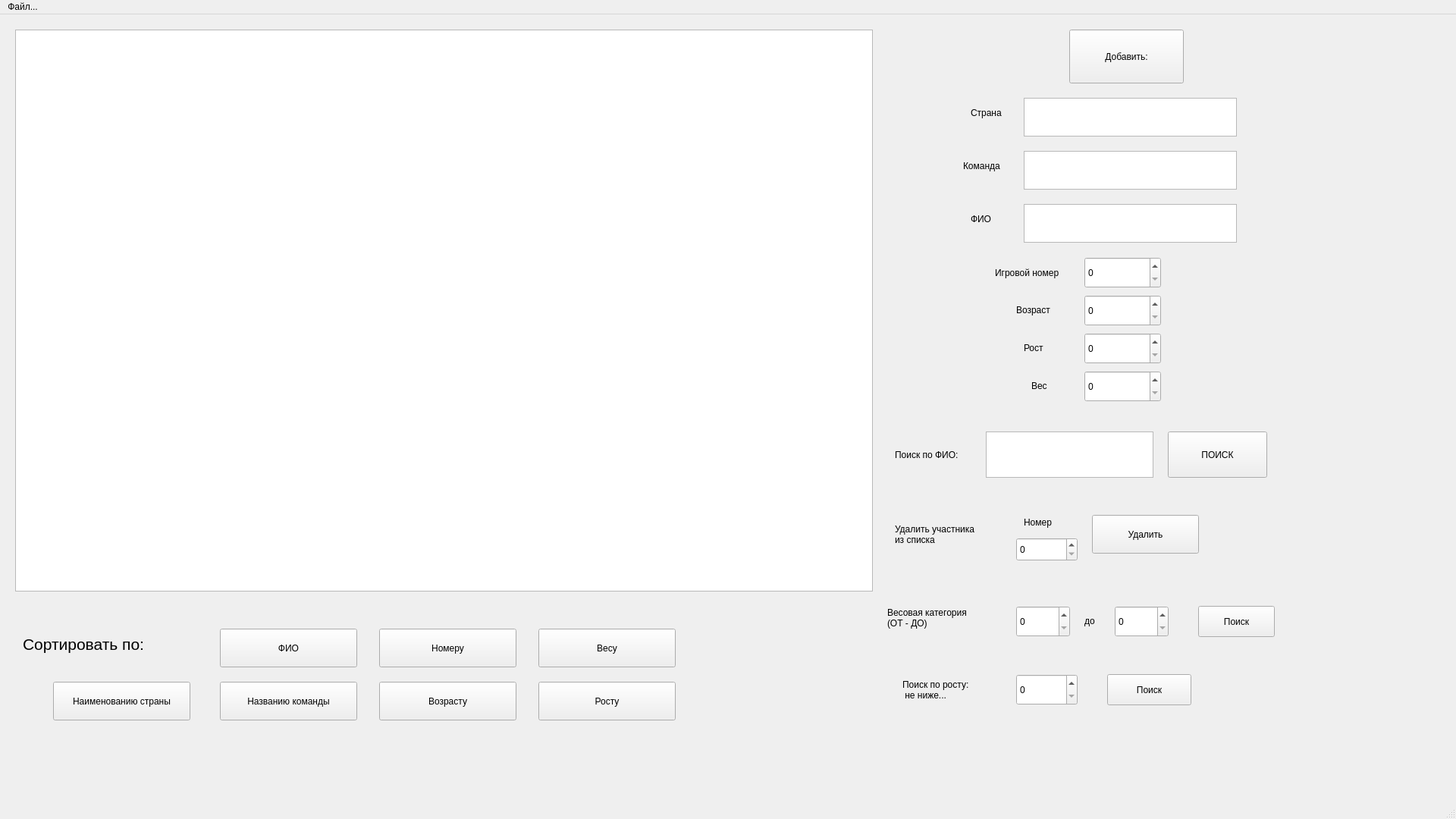
<?xml version="1.0" encoding="UTF-8"?>
<ui version="4.0">
 <class>MainWindow</class>
 <widget class="QMainWindow" name="MainWindow">
  <property name="geometry">
   <rect>
    <x>0</x>
    <y>0</y>
    <width>1920</width>
    <height>1080</height>
   </rect>
  </property>
  <property name="windowTitle">
   <string>MainWindow</string>
  </property>
  <widget class="QWidget" name="centralwidget">
   <widget class="QTableWidget" name="tableWidget">
    <property name="geometry">
     <rect>
      <x>20</x>
      <y>20</y>
      <width>1131</width>
      <height>741</height>
     </rect>
    </property>
    <property name="selectionMode">
     <enum>QAbstractItemView::NoSelection</enum>
    </property>
    <attribute name="horizontalHeaderCascadingSectionResizes">
     <bool>false</bool>
    </attribute>
    <attribute name="horizontalHeaderDefaultSectionSize">
     <number>300</number>
    </attribute>
   </widget>
   <widget class="QPushButton" name="pushButton">
    <property name="geometry">
     <rect>
      <x>1410</x>
      <y>20</y>
      <width>151</width>
      <height>71</height>
     </rect>
    </property>
    <property name="text">
     <string>Добавить:</string>
    </property>
   </widget>
   <widget class="QTextEdit" name="textEdit">
    <property name="geometry">
     <rect>
      <x>1350</x>
      <y>110</y>
      <width>281</width>
      <height>51</height>
     </rect>
    </property>
   </widget>
   <widget class="QTextEdit" name="textEdit_2">
    <property name="geometry">
     <rect>
      <x>1350</x>
      <y>180</y>
      <width>281</width>
      <height>51</height>
     </rect>
    </property>
   </widget>
   <widget class="QTextEdit" name="textEdit_3">
    <property name="geometry">
     <rect>
      <x>1350</x>
      <y>250</y>
      <width>281</width>
      <height>51</height>
     </rect>
    </property>
   </widget>
   <widget class="QSpinBox" name="spinBox">
    <property name="geometry">
     <rect>
      <x>1430</x>
      <y>320</y>
      <width>101</width>
      <height>41</height>
     </rect>
    </property>
    <property name="maximum">
     <number>1000</number>
    </property>
   </widget>
   <widget class="QSpinBox" name="spinBox_2">
    <property name="geometry">
     <rect>
      <x>1430</x>
      <y>370</y>
      <width>101</width>
      <height>41</height>
     </rect>
    </property>
    <property name="maximum">
     <number>150</number>
    </property>
   </widget>
   <widget class="QSpinBox" name="spinBox_3">
    <property name="geometry">
     <rect>
      <x>1430</x>
      <y>420</y>
      <width>101</width>
      <height>41</height>
     </rect>
    </property>
    <property name="maximum">
     <number>300</number>
    </property>
   </widget>
   <widget class="QSpinBox" name="spinBox_4">
    <property name="geometry">
     <rect>
      <x>1430</x>
      <y>470</y>
      <width>101</width>
      <height>41</height>
     </rect>
    </property>
    <property name="maximum">
     <number>200</number>
    </property>
   </widget>
   <widget class="QLabel" name="label">
    <property name="geometry">
     <rect>
      <x>1280</x>
      <y>120</y>
      <width>63</width>
      <height>20</height>
     </rect>
    </property>
    <property name="text">
     <string>Страна</string>
    </property>
   </widget>
   <widget class="QLabel" name="label_2">
    <property name="geometry">
     <rect>
      <x>1270</x>
      <y>190</y>
      <width>63</width>
      <height>20</height>
     </rect>
    </property>
    <property name="text">
     <string>Команда</string>
    </property>
   </widget>
   <widget class="QLabel" name="label_3">
    <property name="geometry">
     <rect>
      <x>1280</x>
      <y>260</y>
      <width>63</width>
      <height>20</height>
     </rect>
    </property>
    <property name="text">
     <string>ФИО</string>
    </property>
   </widget>
   <widget class="QLabel" name="label_4">
    <property name="geometry">
     <rect>
      <x>1312</x>
      <y>330</y>
      <width>111</width>
      <height>21</height>
     </rect>
    </property>
    <property name="text">
     <string>Игровой номер</string>
    </property>
   </widget>
   <widget class="QLabel" name="label_5">
    <property name="geometry">
     <rect>
      <x>1340</x>
      <y>380</y>
      <width>63</width>
      <height>20</height>
     </rect>
    </property>
    <property name="text">
     <string>Возраст</string>
    </property>
   </widget>
   <widget class="QLabel" name="label_6">
    <property name="geometry">
     <rect>
      <x>1350</x>
      <y>430</y>
      <width>63</width>
      <height>20</height>
     </rect>
    </property>
    <property name="text">
     <string>Рост</string>
    </property>
   </widget>
   <widget class="QLabel" name="label_7">
    <property name="geometry">
     <rect>
      <x>1360</x>
      <y>480</y>
      <width>63</width>
      <height>20</height>
     </rect>
    </property>
    <property name="text">
     <string>Вес</string>
    </property>
   </widget>
   <widget class="QLabel" name="label_8">
    <property name="geometry">
     <rect>
      <x>1180</x>
      <y>550</y>
      <width>111</width>
      <height>61</height>
     </rect>
    </property>
    <property name="text">
     <string>Поиск по ФИО:</string>
    </property>
   </widget>
   <widget class="QTextEdit" name="textEdit_4">
    <property name="geometry">
     <rect>
      <x>1300</x>
      <y>550</y>
      <width>221</width>
      <height>61</height>
     </rect>
    </property>
   </widget>
   <widget class="QPushButton" name="pushButton_2">
    <property name="geometry">
     <rect>
      <x>1540</x>
      <y>550</y>
      <width>131</width>
      <height>61</height>
     </rect>
    </property>
    <property name="text">
     <string>ПОИСК</string>
    </property>
   </widget>
   <widget class="QLabel" name="label_9">
    <property name="geometry">
     <rect>
      <x>1180</x>
      <y>660</y>
      <width>131</width>
      <height>51</height>
     </rect>
    </property>
    <property name="text">
     <string>Удалить участника
из списка</string>
    </property>
   </widget>
   <widget class="QSpinBox" name="spinBox_5">
    <property name="geometry">
     <rect>
      <x>1340</x>
      <y>690</y>
      <width>81</width>
      <height>31</height>
     </rect>
    </property>
    <property name="maximum">
     <number>1000</number>
    </property>
   </widget>
   <widget class="QPushButton" name="pushButton_3">
    <property name="geometry">
     <rect>
      <x>1440</x>
      <y>660</y>
      <width>141</width>
      <height>51</height>
     </rect>
    </property>
    <property name="text">
     <string>Удалить</string>
    </property>
   </widget>
   <widget class="QLabel" name="label_10">
    <property name="geometry">
     <rect>
      <x>1350</x>
      <y>660</y>
      <width>63</width>
      <height>20</height>
     </rect>
    </property>
    <property name="text">
     <string>Номер</string>
    </property>
   </widget>
   <widget class="QLabel" name="label_11">
    <property name="geometry">
     <rect>
      <x>1170</x>
      <y>760</y>
      <width>141</width>
      <height>71</height>
     </rect>
    </property>
    <property name="text">
     <string>Весовая категория
(ОТ - ДО)</string>
    </property>
   </widget>
   <widget class="QSpinBox" name="spinBox_6">
    <property name="geometry">
     <rect>
      <x>1340</x>
      <y>780</y>
      <width>71</width>
      <height>41</height>
     </rect>
    </property>
    <property name="maximum">
     <number>200</number>
    </property>
   </widget>
   <widget class="QSpinBox" name="spinBox_7">
    <property name="geometry">
     <rect>
      <x>1470</x>
      <y>780</y>
      <width>71</width>
      <height>41</height>
     </rect>
    </property>
    <property name="maximum">
     <number>200</number>
    </property>
   </widget>
   <widget class="QLabel" name="label_12">
    <property name="geometry">
     <rect>
      <x>1430</x>
      <y>790</y>
      <width>16</width>
      <height>20</height>
     </rect>
    </property>
    <property name="text">
     <string>до</string>
    </property>
   </widget>
   <widget class="QPushButton" name="pushButton_4">
    <property name="geometry">
     <rect>
      <x>1580</x>
      <y>780</y>
      <width>101</width>
      <height>41</height>
     </rect>
    </property>
    <property name="text">
     <string>Поиск</string>
    </property>
   </widget>
   <widget class="QLabel" name="label_13">
    <property name="geometry">
     <rect>
      <x>1190</x>
      <y>860</y>
      <width>111</width>
      <height>61</height>
     </rect>
    </property>
    <property name="text">
     <string>Поиск по росту:
 не ниже...</string>
    </property>
   </widget>
   <widget class="QSpinBox" name="spinBox_8">
    <property name="geometry">
     <rect>
      <x>1340</x>
      <y>870</y>
      <width>81</width>
      <height>41</height>
     </rect>
    </property>
    <property name="maximum">
     <number>300</number>
    </property>
   </widget>
   <widget class="QPushButton" name="pushButton_5">
    <property name="geometry">
     <rect>
      <x>1460</x>
      <y>870</y>
      <width>111</width>
      <height>41</height>
     </rect>
    </property>
    <property name="text">
     <string>Поиск</string>
    </property>
   </widget>
   <widget class="QLabel" name="label_14">
    <property name="geometry">
     <rect>
      <x>30</x>
      <y>810</y>
      <width>211</width>
      <height>41</height>
     </rect>
    </property>
    <property name="text">
     <string>&lt;html&gt;&lt;head/&gt;&lt;body&gt;&lt;p&gt;&lt;span style=&quot; font-size:16pt;&quot;&gt;Сортировать по:&lt;/span&gt;&lt;/p&gt;&lt;/body&gt;&lt;/html&gt;</string>
    </property>
   </widget>
   <widget class="QPushButton" name="pushButton_6">
    <property name="geometry">
     <rect>
      <x>290</x>
      <y>810</y>
      <width>181</width>
      <height>51</height>
     </rect>
    </property>
    <property name="text">
     <string>ФИО</string>
    </property>
   </widget>
   <widget class="QPushButton" name="pushButton_7">
    <property name="geometry">
     <rect>
      <x>500</x>
      <y>810</y>
      <width>181</width>
      <height>51</height>
     </rect>
    </property>
    <property name="text">
     <string>Номеру</string>
    </property>
   </widget>
   <widget class="QPushButton" name="pushButton_8">
    <property name="geometry">
     <rect>
      <x>290</x>
      <y>880</y>
      <width>181</width>
      <height>51</height>
     </rect>
    </property>
    <property name="text">
     <string>Названию команды</string>
    </property>
   </widget>
   <widget class="QPushButton" name="pushButton_9">
    <property name="geometry">
     <rect>
      <x>500</x>
      <y>880</y>
      <width>181</width>
      <height>51</height>
     </rect>
    </property>
    <property name="text">
     <string>Возрасту</string>
    </property>
   </widget>
   <widget class="QPushButton" name="pushButton_10">
    <property name="geometry">
     <rect>
      <x>70</x>
      <y>880</y>
      <width>181</width>
      <height>51</height>
     </rect>
    </property>
    <property name="text">
     <string>Наименованию страны</string>
    </property>
   </widget>
   <widget class="QPushButton" name="pushButton_11">
    <property name="geometry">
     <rect>
      <x>710</x>
      <y>810</y>
      <width>181</width>
      <height>51</height>
     </rect>
    </property>
    <property name="text">
     <string>Весу</string>
    </property>
   </widget>
   <widget class="QPushButton" name="pushButton_12">
    <property name="geometry">
     <rect>
      <x>710</x>
      <y>880</y>
      <width>181</width>
      <height>51</height>
     </rect>
    </property>
    <property name="text">
     <string>Росту</string>
    </property>
   </widget>
  </widget>
  <widget class="QMenuBar" name="menubar">
   <property name="geometry">
    <rect>
     <x>0</x>
     <y>0</y>
     <width>1920</width>
     <height>25</height>
    </rect>
   </property>
   <widget class="QMenu" name="menu">
    <property name="title">
     <string>Файл...</string>
    </property>
    <addaction name="action"/>
    <addaction name="action_2"/>
   </widget>
   <addaction name="menu"/>
  </widget>
  <widget class="QStatusBar" name="statusbar"/>
  <action name="action">
   <property name="text">
    <string>Открыть...</string>
   </property>
  </action>
  <action name="action_2">
   <property name="text">
    <string>Сохранить</string>
   </property>
  </action>
 </widget>
 <resources/>
 <connections/>
</ui>
